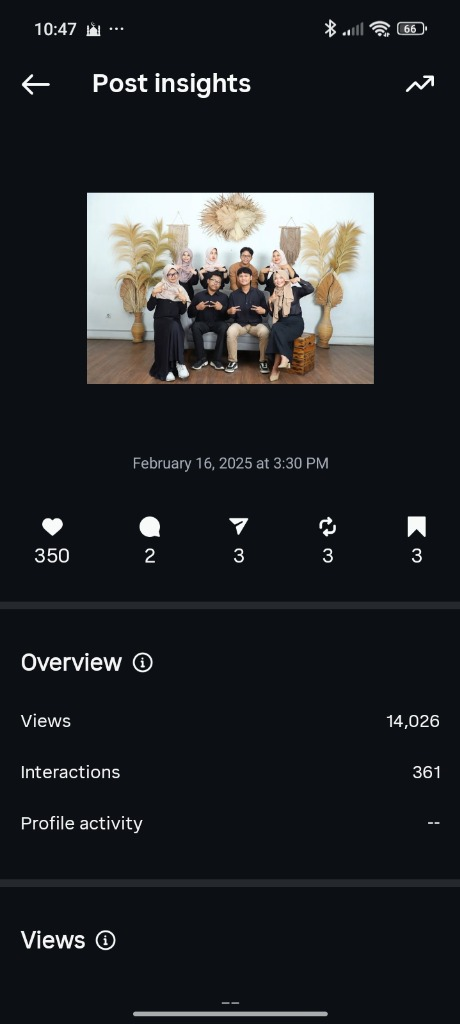
#> input picture PERSONAL-BRANDING/assets/images/media__1783226962076.jpg, 460 x 1024 px, found by its file name
$ python crop_engagement.py
#> lines starting #> are read from the running program, lines starting #| are printed output that depends on the picture
from PIL import Image

img_path = r"C:\Users\lenovo\.gemini\antigravity\brain\34a87eb0-2102-431d-bd12-9eb739dcb453\media__1783226962076.jpg"
img = Image.open(img_path)
#> img is the input picture: PIL image 460x1024 RGB; mean R, G, B 33.6, 35.5, 38.8

# Crop the Overview metrics: X from 12 to 448, Y from 630 to 780
cropped = img.crop((12, 630, 448, 780))
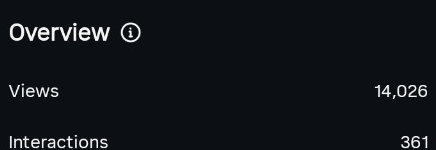
#> cropped: PIL image 436x150 RGB; mean R, G, B 18.1, 21, 25.9
cropped.save(r"c:\Users\lenovo\Desktop\PERSONAL-BRANDING\assets\images\obj_engagement.jpg")
print("Cropped obj_engagement.jpg successfully!")

$ run again, with PERSONAL-BRANDING/assets/images/media__1783226928305.jpg copied over PERSONAL-BRANDING/assets/images/media__1783226962076.jpg
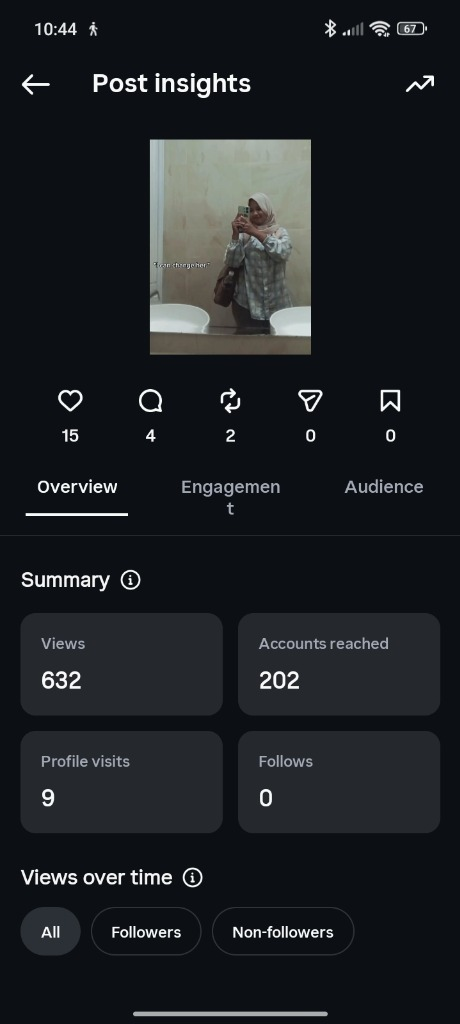
#> input picture PERSONAL-BRANDING/assets/images/media__1783226928305.jpg, 460 x 1024 px, found by its file name
#> img is the input picture: PIL image 460x1024 RGB; mean R, G, B 29.4, 32.4, 36.3
#> `cropped = img.crop((12, 630, 448, 780))`:
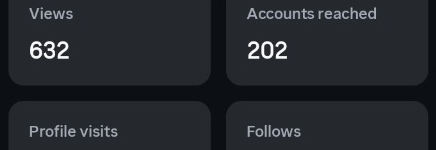
#> cropped: PIL image 436x150 RGB; mean R, G, B 37.2, 40.2, 45.3

$ run again, with PERSONAL-BRANDING/assets/images/media__1783226928309.jpg copied over PERSONAL-BRANDING/assets/images/media__1783226962076.jpg
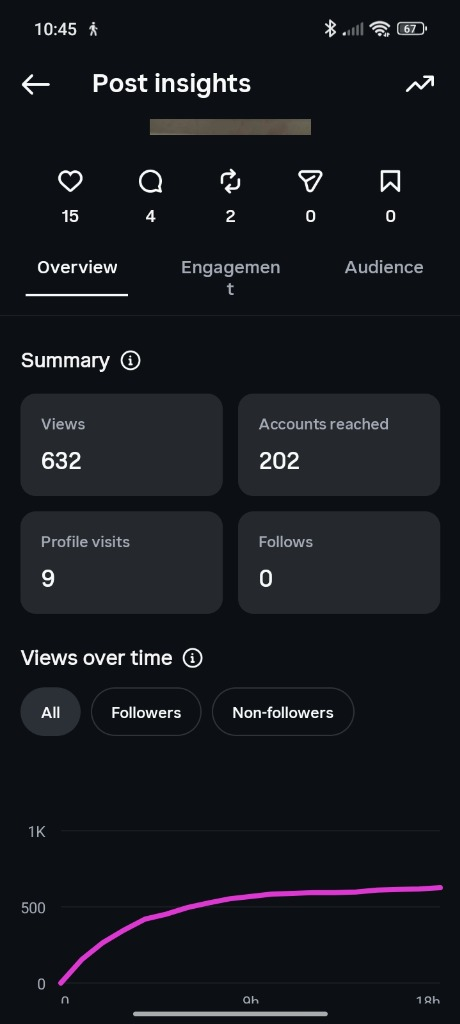
#> input picture PERSONAL-BRANDING/assets/images/media__1783226928309.jpg, 460 x 1024 px, found by its file name
#> img is the input picture: PIL image 460x1024 RGB; mean R, G, B 22.6, 24.8, 30.4
#> `cropped = img.crop((12, 630, 448, 780))`:
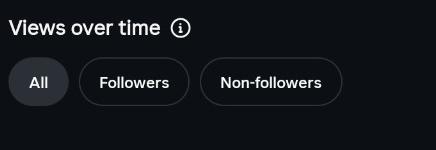
#> cropped: PIL image 436x150 RGB; mean R, G, B 19.9, 23, 27.9

$ run again, with PERSONAL-BRANDING/assets/images/media__1783226928317.jpg copied over PERSONAL-BRANDING/assets/images/media__1783226962076.jpg
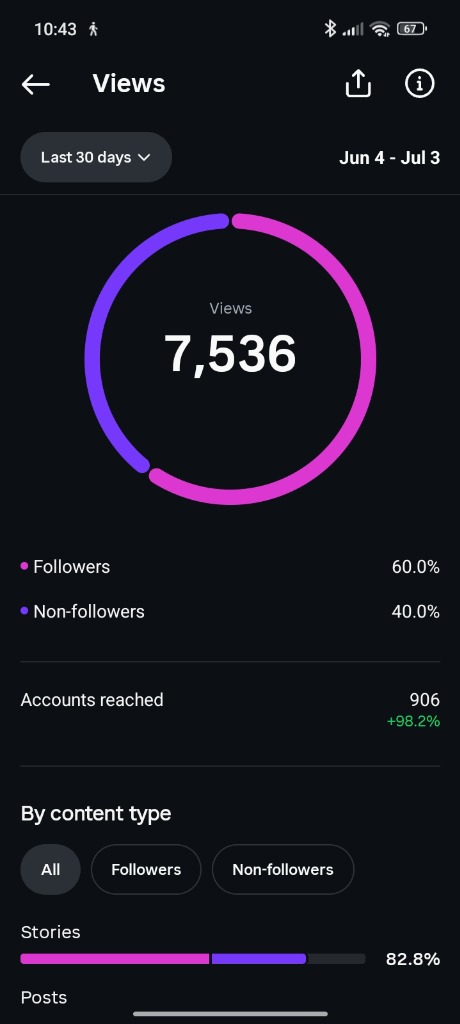
#> input picture PERSONAL-BRANDING/assets/images/media__1783226928317.jpg, 460 x 1024 px, found by its file name
#> img is the input picture: PIL image 460x1024 RGB; mean R, G, B 23.4, 22.1, 32.6
#> `cropped = img.crop((12, 630, 448, 780))`:
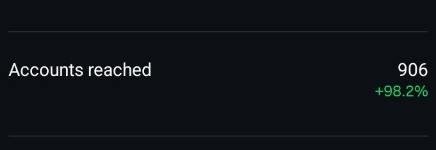
#> cropped: PIL image 436x150 RGB; mean R, G, B 15.1, 18.6, 23.2
